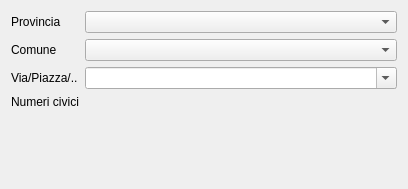
<?xml version="1.0" encoding="UTF-8"?>
<ui version="4.0">
 <class>Form</class>
 <widget class="QWidget" name="Form">
  <property name="geometry">
   <rect>
    <x>0</x>
    <y>0</y>
    <width>408</width>
    <height>189</height>
   </rect>
  </property>
  <property name="windowTitle">
   <string>Form</string>
  </property>
  <layout class="QGridLayout" name="gridLayout_2">
   <item row="0" column="0">
    <widget class="QLabel" name="label_6">
     <property name="text">
      <string>Provincia</string>
     </property>
    </widget>
   </item>
   <item row="0" column="1">
    <widget class="QComboBox" name="ZZ_PROVINCEISTATPROV">
     <property name="sizePolicy">
      <sizepolicy hsizetype="Expanding" vsizetype="Fixed">
       <horstretch>0</horstretch>
       <verstretch>0</verstretch>
      </sizepolicy>
     </property>
     <property name="sizeAdjustPolicy">
      <enum>QComboBox::AdjustToMinimumContentsLength</enum>
     </property>
    </widget>
   </item>
   <item row="1" column="0">
    <widget class="QLabel" name="label_5">
     <property name="text">
      <string>Comune</string>
     </property>
    </widget>
   </item>
   <item row="1" column="1">
    <widget class="QComboBox" name="ZZ_COMUNIISTATCOM">
     <property name="sizePolicy">
      <sizepolicy hsizetype="Expanding" vsizetype="Fixed">
       <horstretch>0</horstretch>
       <verstretch>0</verstretch>
      </sizepolicy>
     </property>
     <property name="sizeAdjustPolicy">
      <enum>QComboBox::AdjustToMinimumContentsLength</enum>
     </property>
    </widget>
   </item>
   <item row="2" column="0">
    <widget class="QLabel" name="label_4">
     <property name="text">
      <string>Via/Piazza/..</string>
     </property>
    </widget>
   </item>
   <item row="2" column="1">
    <widget class="QComboBox" name="VIA">
     <property name="editable">
      <bool>true</bool>
     </property>
     <property name="sizeAdjustPolicy">
      <enum>QComboBox::AdjustToMinimumContentsLength</enum>
     </property>
    </widget>
   </item>
   <item row="3" column="0">
    <widget class="QLabel" name="label_7">
     <property name="text">
      <string>Numeri civici</string>
     </property>
    </widget>
   </item>
   <item row="3" column="1">
    <widget class="WdgNumeriCivici" name="NUMERI_CIVICI" native="true">
     <property name="maximumSize">
      <size>
       <width>16777215</width>
       <height>150</height>
      </size>
     </property>
    </widget>
   </item>
   <item row="4" column="0">
    <spacer name="verticalSpacer">
     <property name="orientation">
      <enum>Qt::Vertical</enum>
     </property>
     <property name="sizeHint" stdset="0">
      <size>
       <width>20</width>
       <height>42</height>
      </size>
     </property>
    </spacer>
   </item>
  </layout>
 </widget>
 <customwidgets>
  <customwidget>
   <class>WdgNumeriCivici</class>
   <extends>QWidget</extends>
   <header>..WdgNumeriCivici</header>
   <container>1</container>
  </customwidget>
 </customwidgets>
 <resources/>
 <connections/>
</ui>
